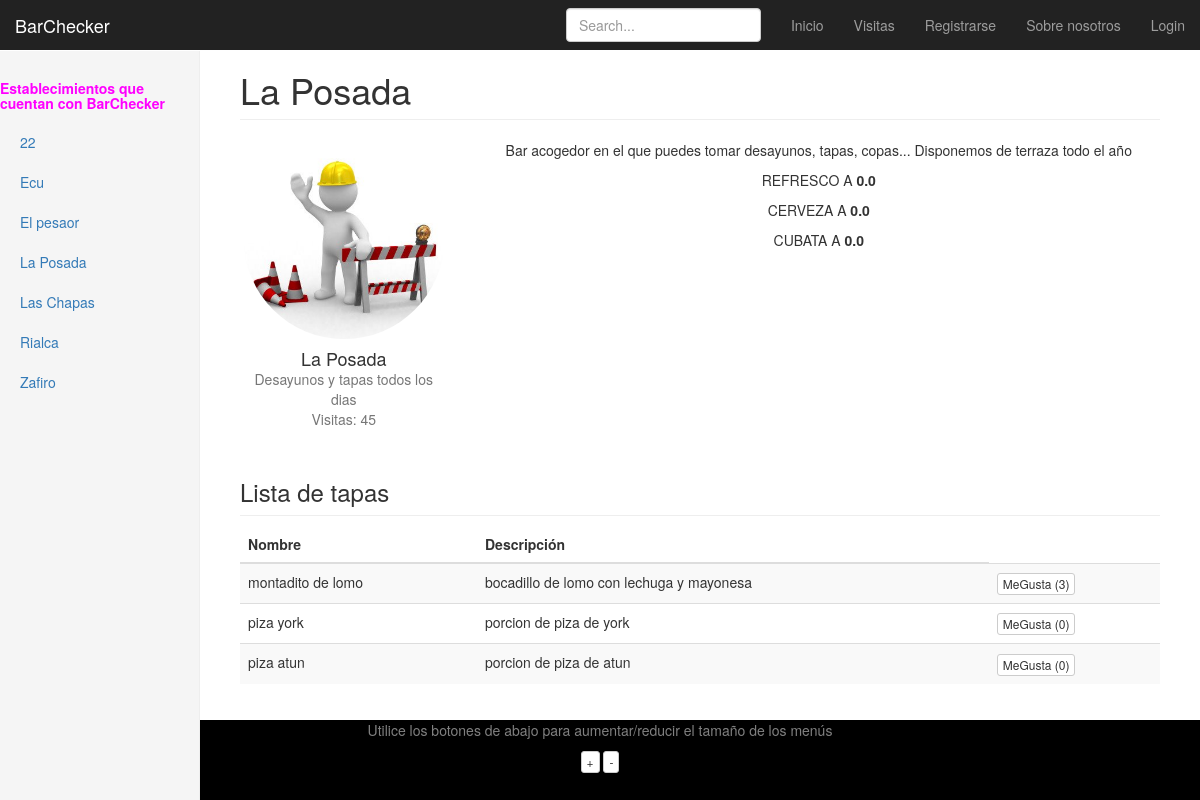
Page /Bares/bar/la-posada on the committed database.
### Bares/models.py (models this page shows, shortened)
class Bar(models.Model):
    nombre = models.CharField(max_length=128, unique=True)
    lema = models.CharField(max_length=140)
    descripcion = models.TextField()
    direccion = models.CharField(max_length=192)
    visitas = models.IntegerField(default=0)
    slug = models.SlugField()
    logo = models.ImageField(upload_to='logos', blank=True)
    precio_refresco = models.DecimalField(default=0, max_digits=3, decimal_places=1)
    precio_cerveza = models.DecimalField(default=0, max_digits=3, decimal_places=1)
    precio_cubata = models.DecimalField(default=0, max_digits=3, decimal_places=1)
    def save(self, *args, **kwargs):
        self.slug = slugify(self.nombre)
        super(Bar, self).save(*args, **kwargs)

class Tapa(models.Model):
    nombrebar = models.ForeignKey(Bar) #nombre del bar, que es clave externa
    titulo = models.CharField(max_length=128)
    descripcion = models.CharField(max_length=256)
    megustas = models.IntegerField(default=0)

### Bares/views.py (the view)
# urls.py: url(r'^bar/(?P<bar_name_slug>\S+)$', views.bar, name='bar'),
def bar(request, bar_name_slug):
    context_dict = {}
    lista_bares = Bar.objects.order_by('nombre')
    context_dict = {'bares':lista_bares}
    bar = Bar.objects.get(slug = bar_name_slug)
    print bar.nombre
    print "LOGO DEL BAR" + bar.logo.name
    if bar:
        context_dict['bar'] = bar
        bar.visitas += 1
        bar.save()
        tapas = Tapa.objects.filter(nombrebar = bar)
        context_dict['tapas'] = tapas
    return render(request, 'Bares/bar.html', context_dict)

### templates/Bares/bar.html (shortened to what this page needs)
{% extends "base.html" %}
{% block ListaBares %}
	{% if bares %}
		{% for bar in bares %}
			<li><a href="/Bares/bar/{{ bar.slug }}"> {{ bar.nombre }}</a></li>
		{% endfor %}
	{% else %}
		<strong>No hay bares.</strong>
	{% endif %}
{% endblock %}
{% block Cuerpo %}
	<h1 class="page-header">{{ bar.nombre }}</h1>
	<div class="row placeholders">
		<div class="col-xs-6 col-sm-3 placeholder">
            <img src="/static/Bares/logos/building.jpg" class="img-responsive" alt="Generic placeholder thumbnail" height="200" width="200">
            <h4>{{ bar.nombre }}</h4>
            <span class="text-muted">{{bar.lema}}</span>
            <br/>
            <span class="text-muted">Visitas: {{bar.visitas}}</span>
		</div>
		<p>
		{{ bar.descripcion }}
		</p>
        <p>REFRESCO A <strong>{{bar.precio_refresco}}</strong></p>
        <p>CERVEZA  A <strong>{{bar.precio_cerveza}}</strong></p>
        <p>CUBATA   A <strong>{{bar.precio_cubata}}</strong></p>
        {% load easy_maps_tags %}
</div>
	<h3 class="sub-header">Lista de tapas</h3>
	<div class="table-responsive">
		<table class="table table-striped">
			<thead>
				<tr>
					<th>Nombre</th>
					<th>Descripción</th>
				</tr>
			</thead>
			<tbody>
				{% if tapas %}
    				{% for tapa in tapas %}
        				<tr>
            				<td>{{tapa.titulo}}</td>
            				<td>{{tapa.descripcion}}</td>
                            <td><button class="btn btn-default btn-xs" onclick="meGustalaTapa('{{tapa.titulo}}','{{bar.slug}}')"> MeGusta ({{tapa.megustas}})</button></td>
        				</tr>
    				{% endfor %}
			    {% else %}
			        <strong>No hay tapas que mostrar.</strong>
			    {% endif %}
			</tbody>
		</table>
	</div>
{% endblock %}

### templates/base.html (shortened to what this page needs)
<!DOCTYPE html>
<html lang="en"><head>
    <link href="/static/bootstrap.css" rel="stylesheet">
    <link href="/static/ie10-viewport-bug-workaround.css" rel="stylesheet">
    <link href="/static/dashboard.css" rel="stylesheet">
    <link href="/static/barchecker.css" rel="stylesheet">
  </head>
  <body>
    <nav class="navbar navbar-inverse navbar-fixed-top">
      <div class="container-fluid">
        <div class="navbar-header">
          <a class="navbar-brand" href="/Bares/">BarChecker</a>
        </div>
        <div id="navbar" class="navbar-collapse collapse">
          <ul class="nav navbar-nav navbar-right">
            <li><a href="/Bares/">Inicio</a></li>
            <li><a href="/Bares/visitas">Visitas</a></li>
            <li><a href="/Bares/register/">Registrarse</a></li>
            <li><a href="/Bares/about/">Sobre nosotros</a></li>
            {% if user.is_authenticated %}
                <li><a href="/Bares/add_bar/"> Añadir bar</a></li>
                <li><a href="/Bares/add_tapa/"> Añadir tapa</a></li>
                <li><a href="/Bares/logout/"> Salir ({{ user.username }})</a></li>
            {% else %}
                <li><a href="/Bares/login/">Login</a></li>
            {% endif %}
          </ul>
          <form class="navbar-form navbar-right">
            <input class="form-control" placeholder="Search..." type="text">
          </form>
        </div>
      </div>
    </nav>
    <div class="container-fluid">
      <div class="row">
        <div class="col-sm-3 col-md-2 sidebar">
          <ul class="nav nav-sidebar">
              <h5 class="nuestrosbares"><strong>Establecimientos que cuentan con BarChecker</strong></h5>
            {% block ListaBares %}
            {% endblock %}
          </ul>
        </div>
        <div class="col-sm-9 col-sm-offset-3 col-md-10 col-md-offset-2 main">
          {% block Cuerpo %}
          {% endblock %}
        </div>
      </div>
    </div>
    <div class = pie>
      <footer>
          <p>Utilice los botones de abajo para aumentar/reducir el tamaño de los menús</p>
          <button class="btn btn-default btn-xs" onclick="resizeText(1)"> + </button>
          <button class="btn btn-default btn-xs" onclick="resizeText(-1)"> - </button>
      </footer>
    </div>
</body>
</html>

### static/dashboard.css (style rules this page uses)
body { padding-top: 50px; }
.sub-header { padding-bottom: 10px; border-bottom: 1px solid #eee; }
.navbar-fixed-top { border: 0; }
.sidebar { display: none; }
@media (min-width: 768px) { .sidebar { position: fixed; top: 51px; bottom: 0; left: 0; z-index: 1000; display: block; padding: 20px; overflow-x: hidden; overflow-y: auto; background-color: #f5f5f5; border-right: 1px solid #eee; } }
.nav-sidebar { margin-right: -21px; margin-bottom: 20px; margin-left: -20px; }
.nav-sidebar > li > a { padding-right: 20px; padding-left: 20px; }
.main { padding: 20px; }
@media (min-width: 768px) { .main { padding-right: 40px; padding-left: 40px; } }
.main .page-header { margin-top: 0; }
.placeholders { margin-bottom: 30px; text-align: center; }
.placeholders h4 { margin-bottom: 0; }
.placeholder { margin-bottom: 20px; }
.placeholder img { display: inline-block; border-radius: 50%; }

### static/barchecker.css (style rules this page uses)
.nuestrosbares { color: fuchsia; }
.pie { width: 100%; height: 10%; background-color: black; bottom: 0; position: fixed; text-align: center; color:gray; }

### rows in the picture
Bar: nombre "22"
Bar: nombre "Ecu"
Bar: nombre "El pesaor"
Bar: nombre "La Posada", lema "Desayunos y tapas todos los dias", visitas "45", descripcion "Bar acogedor en el que puedes tomar desayunos, tapas, copas... Disponemos de terraza todo el año", precio_refresco "0.0", precio_cerveza "0.0", precio_cubata "0.0"
Bar: nombre "Las Chapas"
Bar: nombre "Rialca"
Bar: nombre "Zafiro"
Tapa: titulo "montadito de lomo", descripcion "bocadillo de lomo con lechuga y mayonesa", megustas "3"
Tapa: titulo "piza york", descripcion "porcion de piza de york", megustas "0"
Tapa: titulo "piza atun", descripcion "porcion de piza de atun", megustas "0"
